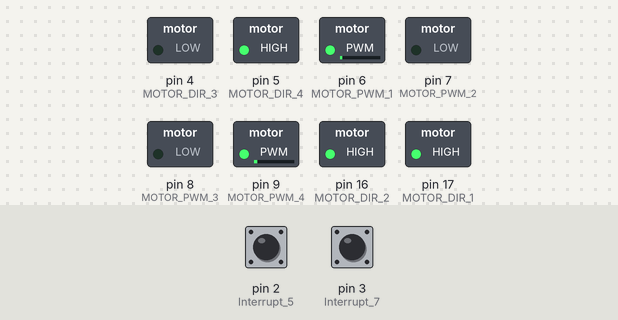
A sketch run on a simulated Arduino Uno, built with avr-gcc and run on an emulated ATmega328P. Shown: switched loads named in the sketch (green lamp = pin HIGH). The inputs (shaded band) are chosen by the test bench; at power-on: pin 2 (Interrupt_5) HIGH, pin 3 (Interrupt_7) HIGH. What the sketch prints to the serial monitor is not drawn.

Above: at 0.15 s.
At 2.08 s:
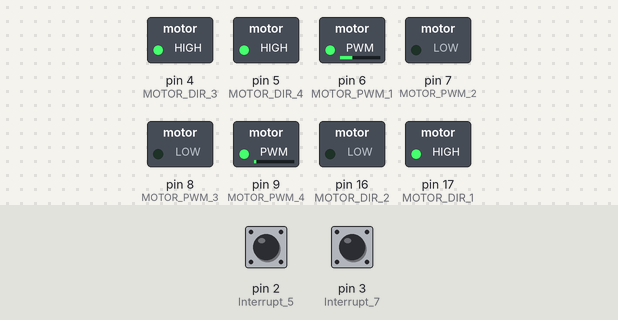
At 6.07 s:
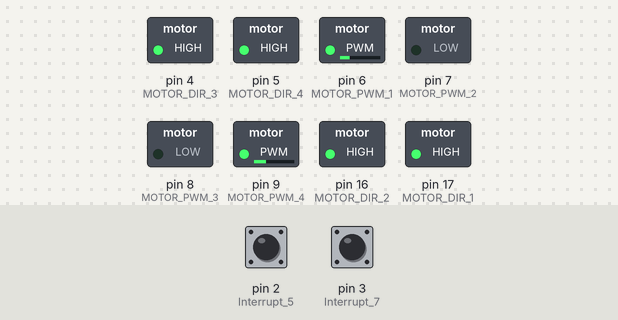
At 14.75 s:
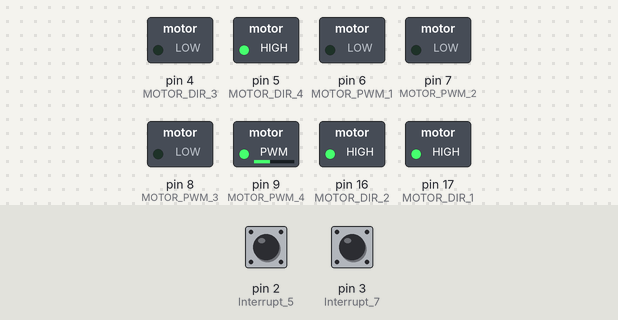
At 22.9 s:
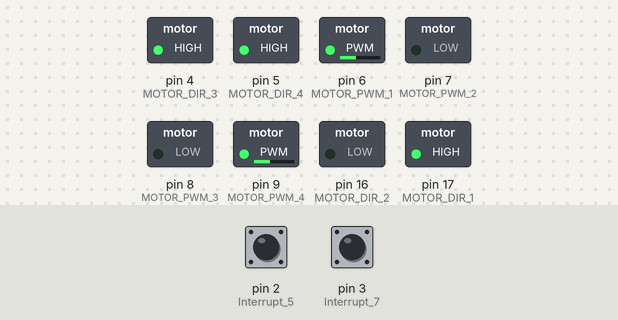
At 39.1 s:
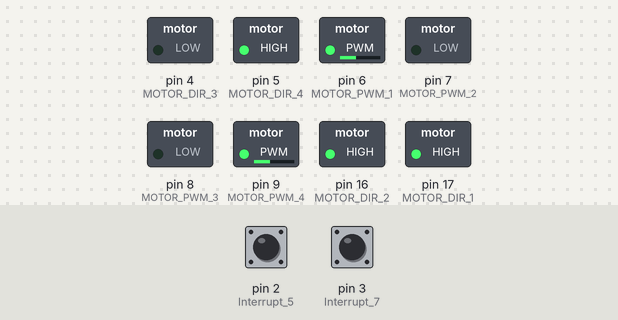
Timing chart, 0 to 40.0 s (numbered marks = the images above):
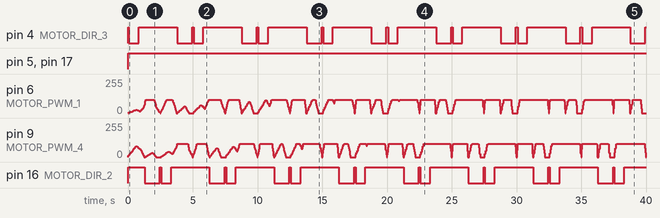

Measured:
- by itself, pin 4 (MOTOR_DIR_3): repeats every 5.0 s: LOW 0.76 s, HIGH 3.0 s, LOW 1.2 s, HIGH 0.11 s
- by itself, pin 5 (MOTOR_DIR_4), pin 17 (MOTOR_DIR_1): LOW → HIGH at 0.00 s
- by itself, pin 16 (MOTOR_DIR_2): repeats every 5.0 s: LOW 1.2 s, HIGH 0.11 s, LOW 0.76 s, HIGH 3.0 s

The sketch:

LastCode.ino
```cpp
#include <util/atomic.h> // For the ATOMIC_BLOCK macro
#include "INTERFACE.h"
#include "PathPlanning.h"

#define cyclelength 5000 //millis
int Position_MOTOR_1 = 0;
long T_prev_MOTOR_1 = 0;
float e_prev_MOTOR_1 = 0;
float e_integral_MOTOR_1 = 0;

int Position_MOTOR_2 = 0;
long T_prev_MOTOR_2 = 0;
float e_prev_MOTOR_2 = 0;
float e_integral_MOTOR_2 = 0;

int Position_MOTOR_3 = 0;
long T_prev_MOTOR_3 = 0;
float e_prev_MOTOR_3 = 0;
float e_integral_MOTOR_3 = 0;

int Position_MOTOR_4 = 0;
long T_prev_MOTOR_4 = 0;
float e_prev_MOTOR_4 = 0;
float e_integral_MOTOR_4 = 0;

volatile double temp_1, counter_1 = 0;
volatile double temp_2, counter_2 = 0;
volatile double temp_3, counter_3 = 0;
volatile double temp_4, counter_4 = 0;

/**** interface angles ****/

int SET_POINT_1 = 0;
int SET_POINT_2 = 0;
int SET_POINT_3 = 0;
int SET_POINT_4 = 0;
unsigned long startTime;


void setup() {
  MOTOR_INIT();
  // Encoder code
  Serial.begin(9600);

  Encoder_INIT();
  startTime=millis();
}

void loop() {
  CHECK_ENCODER(temp_1, counter_1);
  CHECK_ENCODER(temp_2, counter_2);
  CHECK_ENCODER(temp_3, counter_3);
  CHECK_ENCODER(temp_4, counter_4);

  // Read the position in an atomic block to avoid a potential
  // misread if the interrupt coincides with this code running

  ATOMIC_BLOCK(ATOMIC_RESTORESTATE) {
    temp_1 = counter_1;
  }
  ATOMIC_BLOCK(ATOMIC_RESTORESTATE) {
    temp_2 = counter_2;
  }
  ATOMIC_BLOCK(ATOMIC_RESTORESTATE) {
    temp_3 = counter_3;
  }
  ATOMIC_BLOCK(ATOMIC_RESTORESTATE) {
    temp_4 = counter_4;
  }
/*
  Serial.println(temp_1);
  Serial.println(temp_2);
  Serial.println(temp_3);
  Serial.println(temp_4);

*/

// Repeat the gait cycle every second
  float elapsedTime = ((millis() - startTime) % cyclelength); // Convert to seconds


   elapsedTime=float(2*(elapsedTime/cyclelength)) ;

  calculateTrajectory(elapsedTime);
  //Serial.println(elapsedTime);
  SET_POINT_1 = angles[1];//left knee   1
  SET_POINT_2 = angles[0];//left hip    0
  SET_POINT_3 = angles[2];//right hip   2
  SET_POINT_4 = angles[3];//right knee  3

  PID_ANGEL_MOTION(SET_POINT_1, counter_1, Position_MOTOR_1, T_prev_MOTOR_1, e_prev_MOTOR_1, e_integral_MOTOR_1, Kp_MOTOR_1, Ki_MOTOR_1, Kd_MOTOR_1, MOTOR_PWM_1, MOTOR_DIR_1, MAX_1);
  PID_ANGEL_MOTION(SET_POINT_2, counter_2, Position_MOTOR_2, T_prev_MOTOR_2, e_prev_MOTOR_2, e_integral_MOTOR_2, Kp_MOTOR_2, Ki_MOTOR_2, Kd_MOTOR_2, MOTOR_PWM_2, MOTOR_DIR_2,MAX_2 );
  PID_ANGEL_MOTION(SET_POINT_3, counter_3, Position_MOTOR_3, T_prev_MOTOR_3, e_prev_MOTOR_3, e_integral_MOTOR_3, Kp_MOTOR_3, Ki_MOTOR_3, Kd_MOTOR_3, MOTOR_PWM_3, MOTOR_DIR_3,MAX_3 );
  PID_ANGEL_MOTION(SET_POINT_4, counter_4, Position_MOTOR_4, T_prev_MOTOR_4, e_prev_MOTOR_4, e_integral_MOTOR_4, Kp_MOTOR_4, Ki_MOTOR_4, Kd_MOTOR_4, MOTOR_PWM_4, MOTOR_DIR_4,MAX_4 );

 // Serial.print(190);
 // Serial.print("  , ");
 // Serial.print(0);
   //Serial.print("  , ");
  Serial.print(" ");
  Serial.print(SET_POINT_1);
  Serial.print(" ");
 Serial.print(SET_POINT_2);
 //Serial.println();
  Serial.print(" ");
   Serial.print(SET_POINT_3);
  Serial.print(" ");
  Serial.print(SET_POINT_4);
 // Serial.println();
   Serial.print(" ");


  delay(10);
  // Calculate trajectory based on gait cycle

  }
```

ENCODER_FUNCTION.ino
```cpp
#include "INTERFACE.h"

/*
void ai0() {
  // ai0 is activated if DigitalPin nr 2 is going from LOW to HIGH
  // Check pin 3 to determine the direction
  if(digitalRead(Interrupt_1)==LOW) {
  counter_1++;
  }else{
  counter_1--;
  }
  }
  */

  void ai1() {
  // ai0 is activated if DigitalPin nr 3 is going from LOW to HIGH
  // Check with pin 2 to determine the direction
  //counter_1+=digitalRead(Interrupt_2)?-1:1;
  if(digitalRead(Interrupt_2)) {
  counter_1--;
  }else{
  counter_1++;
  }

  }
/*
  void ai2() {
  // ai0 is activated if DigitalPin nr 2 is going from LOW to HIGH
  // Check pin 3 to determine the direction
  if(digitalRead(Interrupt_3)==LOW) {
  counter_2++;
  }else{
  counter_2--;
  }
  }
  */

  void ai3() {
  // ai0 is activated if DigitalPin nr 3 is going from LOW to HIGH
  // Check with pin 2 to determine the direction
  if(digitalRead(Interrupt_4)==LOW) {
  counter_2--;
  }else{
  counter_2++;
  }
  }
/*
  void ai4() {
  // ai0 is activated if DigitalPin nr 2 is going from LOW to HIGH
  // Check pin 3 to determine the direction
  if(digitalRead(Interrupt_5)==LOW) {
  counter_3++;
  }else{
  counter_3--;
  }
  }
 */

  void ai5() {
  // ai0 is activated if DigitalPin nr 3 is going from LOW to HIGH
  // Check with pin 2 to determine the direction
  if(digitalRead(Interrupt_6)) {
  counter_3--;
  }else{
  counter_3++;
  }
  }
/*
  void ai6() {
  // ai0 is activated if DigitalPin nr 2 is going from LOW to HIGH
  // Check pin 3 to determine the direction
  if(digitalRead(Interrupt_7)==LOW) {
  counter_4++;
  }else{
  counter_4--;
  }
  }
*/
  void ai7() {
  // ai0 is activated if DigitalPin nr 3 is going from LOW to HIGH
  // Check with pin 2 to determine the direction
  if(digitalRead(Interrupt_8)==LOW) {
  counter_4--;
  }else{
  counter_4++;
  }
  }

  void CHECK_ENCODER( volatile double temp  ,  volatile double counter)
  {
    if( counter != temp )
      {
        // Serial.println (counter);
        temp = counter;
      }
  }

void Encoder_INIT(){
  pinMode(Interrupt_1, INPUT_PULLUP); // internal pullup input pin 2
  pinMode(Interrupt_2, INPUT_PULLUP); // internalเป็น pullup input pin 3

  pinMode(Interrupt_3, INPUT_PULLUP); // internal pullup input pin 2
  pinMode(Interrupt_4, INPUT_PULLUP); // internalเป็น pullup input pin 3

  pinMode(Interrupt_5, INPUT_PULLUP); // internal pullup input pin 4
  pinMode(Interrupt_6, INPUT_PULLUP); // internalเป็น pullup input pin 7

  pinMode(Interrupt_7, INPUT_PULLUP); // internal pullup input pin 4
  pinMode(Interrupt_8, INPUT_PULLUP); // internalเป็น pullup input pin 7

  //Setting up interrupt
  //A rising pulse from encodenren activated ai0(). AttachInterrupt 0 is DigitalPin nr 2 on moust Arduino.
 // attachInterrupt(0, ai0, RISING);
  //B rising pulse from encodenren activated ai1(). AttachInterrupt 1 is DigitalPin nr 3 on moust Arduino.
  attachInterrupt(digitalPinToInterrupt(Interrupt_1), ai1, RISING);
   //Setting up interrupt
  //A rising pulse from encodenren activated ai0(). AttachInterrupt 0 is DigitalPin nr 2 on moust Arduino.
 // attachInterrupt(0, ai2, RISING);
  //B rising pulse from encodenren activated ai1(). AttachInterrupt 1 is DigitalPin nr 3 on moust Arduino.
  attachInterrupt(digitalPinToInterrupt(Interrupt_3), ai3, RISING);
   //Setting up interrupt
  //A rising pulse from encodenren activated ai0(). AttachInterrupt 0 is DigitalPin nr 2 on moust Arduino.
 // attachInterrupt(0, ai4, RISING);
  //B rising pulse from encodenren activated ai1(). AttachInterrupt 1 is DigitalPin nr 3 on moust Arduino.
  attachInterrupt(digitalPinToInterrupt(Interrupt_5), ai5, RISING);
   //Setting up interrupt
  //A rising pulse from encodenren activated ai0(). AttachInterrupt 0 is DigitalPin nr 2 on moust Arduino.
 // attachInterrupt(0, ai6, RISING);
  //B rising pulse from encodenren activated ai1(). AttachInterrupt 1 is DigitalPin nr 3 on moust Arduino.
  attachInterrupt(digitalPinToInterrupt(Interrupt_7), ai7, RISING);


}
```

INTERFACE.h
```cpp
/*************** PINS **************/
//motor pins
//arduino 1
#define MOTOR_PWM_1 6
#define MOTOR_DIR_1 17
#define MOTOR_PWM_2 7
#define MOTOR_DIR_2 16

//arduino 2
#define MOTOR_PWM_3 8
#define MOTOR_DIR_3 4
#define MOTOR_PWM_4 9
#define MOTOR_DIR_4 5

//Encoder pins
//arduino 1
#define Interrupt_1 19      // knee left
#define Interrupt_2 10

#define Interrupt_3 18      // hip left
#define Interrupt_4 11

// arduino 2
#define Interrupt_5 2       // hip right
#define Interrupt_6 12

#define Interrupt_7 3       // knee right
#define Interrupt_8 13

/* Motor Direction Definitions */
#define RIGHT_DIR  1
#define LEFT_DIR  -1

//Motor Speeds
#define MOTOR_PWM_SPEED 200
#define STOP_MOTOR_SPEED 0

#define ANGLE_REQUIRED 30
// gear ratio of the motor shaft to the encoder shaft rotation  so when we calc the rotation of the shaft the encoder must be * 4.91
#define GEAR_RATIO  0.1   //  (11/50) suppose to be this

#define steady_Delay_D_2 1000
#define steady_Delay_D_1 700
#define speed_Delay 500


#define MAX_1 100
#define Kp_MOTOR_1  2 //15
#define Ki_MOTOR_1  0.8  //0
#define Kd_MOTOR_1  0.2  //1

#define MAX_2 100
#define Kp_MOTOR_2  2 //15
#define Ki_MOTOR_2  0.8  //0
#define Kd_MOTOR_2  0.2  //1

#define MAX_3 100
#define Kp_MOTOR_3  2 //15
#define Ki_MOTOR_3  0.8  //0
#define Kd_MOTOR_3  0.2 //1

#define MAX_4  100
#define Kp_MOTOR_4  2 //15
#define Ki_MOTOR_4  0.8  //0
#define Kd_MOTOR_4  0.2  //1


/*************** Constants ******************/
#define pi 3.1416


/*************** Motor Motion **************/

void STOP_MOTOR(int MOTOR_PWM, int MOTOR_DIR);
//void MOVE_MOTOR_LEFT_DIR();
//void MOVE_MOTOR_RIGHT_DIR();
```

MOTOR_FUNCTIONS.ino
```cpp
#include "INTERFACE.h"
/*
void MOVE_MOTOR_RIGHT_DIR()
{
  digitalWrite(MOTOR_DIR, RIGHT_DIR);
  analogWrite(MOTOR_PWM, MOTOR_PWM_SPEED); // control the speed
}

void MOVE_MOTOR_LEFT_DIR()
{
  digitalWrite(MOTOR_DIR, LEFT_DIR);
  analogWrite(MOTOR_PWM, MOTOR_PWM_SPEED); // control the speed
}
*/
void STOP_MOTOR(int MOTOR_PWM, int MOTOR_DIR)
{
  digitalWrite(MOTOR_DIR, LOW);
  analogWrite(MOTOR_PWM, STOP_MOTOR_SPEED); // control the speed
}

 void MOTOR_INIT(){
  // code motor
  pinMode(MOTOR_PWM_1, OUTPUT);
  pinMode(MOTOR_DIR_1, OUTPUT);
  pinMode(MOTOR_PWM_2, OUTPUT);
  pinMode(MOTOR_DIR_2, OUTPUT);
  pinMode(MOTOR_PWM_3, OUTPUT);
  pinMode(MOTOR_DIR_3, OUTPUT);
  pinMode(MOTOR_PWM_4, OUTPUT);
  pinMode(MOTOR_DIR_4, OUTPUT);

 }
```

PID_FUNCTIONS.ino
```cpp
#include "INTERFACE.h"
/*

//  setting the set point needed
 int SET_POINT=180;

  double VOLTAGE = double((MOTOR_PWM_SPEED*12.0)/255.0) ;
  double ANGEL = double(counter * 0.6 * GEAR_RATIO) ;

// time difference

long T_Current= micros();

float  delta_T= ((float)(T_Current-T_prev))/1.0e6;
T_prev=T_Current;


 Position = ANGEL;
// Read the position
  int pos = 0;
  noInterrupts(); // disable interrupts temporarily while reading
  pos = Position;
  interrupts(); // turn interrupts back on

// error   depend on ur connection , so u can change it
int error=  SET_POINT -Position;

// drivative
float  derivative= (error-e_prev)/(delta_T);

// integral
e_integral = e_integral + error * delta_T ;

// control signal
float CONTROL_SIGANL = float (Kp * error   +  Kd * derivative   + Ki * e_integral) ;

// motor power
float PWR = fabs(CONTROL_SIGANL);
if (PWR > 255 ){
  PWR =255 ;
}

/FT_DIR ;
}/ motor direction
int direction = RIGHT_DIR ;
if (CONTROL_SIGANL < 0){
  direction = LE

// send signal to motor
setMotor(direction,PWR,MOTOR_PWM,MOTOR_DIR);

e_prev = error;

if ( Position == (SET_POINT))
{STOP_MOTOR();}
else if(Position == (SET_POINT)+1)
{STOP_MOTOR();}


  Serial.print(190);
  Serial.print("  , ");
  Serial.print(0);
   Serial.print("  , ");

  Serial.print(SET_POINT);
  Serial.print(" ");
  Serial.print(pos);
  Serial.println();

*/


void PID_ANGEL_MOTION(int SET_POINT,volatile double counter,int Position_MOTOR ,long T_prev_MOTOR ,float e_prev_MOTOR ,float e_integral_MOTOR, float Kp , float Ki , float Kd, int MOTOR_PWM , int MOTOR_DIR,int PWM_MAX){

 double VOLTAGE = double((MOTOR_PWM_SPEED*12.0)/255.0) ;
  double ANGEL = double(counter * 1.56 * GEAR_RATIO) ;

  // time difference
  long T_Current= micros();
  float  delta_T= ((float)(T_Current-T_prev_MOTOR))/1.0e6;
  T_prev_MOTOR=T_Current;

  Position_MOTOR = ANGEL;
// Read the Position_MOTOR
  int pos = 0;
  noInterrupts(); // disable interrupts temporarily while reading
  pos = Position_MOTOR;
  interrupts(); // turn interrupts back on

  // error depend on ur connection , so u can change it
  int error=  SET_POINT -Position_MOTOR;

  // drivative
  float  derivative= (error-e_prev_MOTOR)/(delta_T);

  // integral
  e_integral_MOTOR = e_integral_MOTOR + error * delta_T ;

  // control signal
  float CONTROL_SIGANL = float (Kp * error   +  Kd * derivative   + Ki * e_integral_MOTOR) ;

  // motor power
  float PWR = fabs(CONTROL_SIGANL);
  if (PWR > PWM_MAX ){
    PWR =PWM_MAX ;
  }

  // motor direction
  int direction = RIGHT_DIR ;
  if (CONTROL_SIGANL < 0){
    direction = LEFT_DIR ;
  }

  // send signal to motor
  setMotor(direction,PWR,MOTOR_PWM,MOTOR_DIR);

  e_prev_MOTOR = error;
/*
  if ( Position_MOTOR == (SET_POINT))
  {STOP_MOTOR( MOTOR_PWM,  MOTOR_DIR);}
  else if(Position_MOTOR == (SET_POINT)+1)
  {STOP_MOTOR(MOTOR_PWM, MOTOR_DIR);}
*/
/*
  Serial.print(190);
  Serial.print("  , ");
  Serial.print(0);
   Serial.print("  , ");
*/
 // Serial.print(SET_POINT);
 // Serial.print(" ");

  Serial.print(pos);
  Serial.println();
}

void setMotor(int dir, int pwmVal, int pwm, int in1){
  analogWrite(pwm,pwmVal);
  if(dir == 1){
    digitalWrite(in1,HIGH);  //Right Dir

  }
  else if(dir == -1){
    digitalWrite(in1,LOW); //Right Dir

  }
  else{
    digitalWrite(in1,LOW);
   analogWrite(pwm,0);
  }
}
```

PathPlanning.h
```cpp
#ifndef PATHPLANNING_H
#define PATHPLANNING_H

struct GaitPoint {
  float time;
  float leftHipAngle;
  float leftKneeAngle;
  float rightHipAngle;
  float rightKneeAngle;
};


GaitPoint gaitCycle[] = {
  // Step 1 (Left leg)
  {0.0, 0.0, 0.0, 0.0, 0.0},    // Initial position (heel strike of left foot)
  {0.125, 15.0, 5.0, -5.0, 15.0}, // Loading response (foot flat)
  {0.25, 25.0, 10.0, -10.0, 30.0}, // Mid-stance
  {0.375, 20.0, 5.0, 5.0, 20.0},  // Terminal stance (heel off)
  {0.5, 0.0, 15.0, 20.0, 0.0},   // Pre-swing (toe off)
  {0.625, -15.0, 60.0, 10.0, 5.0}, // Initial swing
  {0.75, -25.0, 40.0, 15.0, 10.0}, // Mid-swing
  {0.875, -5.0, 10.0, 5.0, 0.0},  // Terminal swing (preparation for heel strike)
  {1.0, 0.0, 0.0, 0.0, 0.0},    // Heel strike of the right foot (end of first step)

  // Step 2 (Right leg)
  {1.125, -5.0, 15.0, 15.0, 5.0}, // Loading response (foot flat)
  {1.25, -10.0, 30.0, 25.0, 10.0}, // Mid-stance
  {1.375, 5.0, 20.0, 20.0, 5.0},  // Terminal stance (heel off)
  {1.5, 20.0, 0.0, 0.0, 15.0},   // Pre-swing (toe off)
  {1.625, 10.0, 5.0, -15.0, 60.0}, // Initial swing
  {1.75, 15.0, 10.0, -25.0, 40.0}, // Mid-swing
  {1.875, 5.0, 0.0, -5.0, 10.0},  // Terminal swing (preparation for heel strike)
  {2.0, 0.0, 0.0, 0.0, 0.0}      // Heel strike of the left foot (end of second step)
};


const int numPoints = sizeof(gaitCycle) / sizeof(GaitPoint);

float interpolate(float t, float t0, float t1, float x0, float x1) {
  return  (x0 + (x1 - x0) * (float)((t - t0) / (t1 - t0)));
}
float angles[]={0,0,0,0};
void calculateTrajectory(float t) {
  for (int i = 0; i < numPoints - 1; i++) {
    if (t >= gaitCycle[i].time && t <= gaitCycle[i+1].time) {
      angles[0] = interpolate(t, gaitCycle[i].time, gaitCycle[i+1].time, gaitCycle[i].leftHipAngle, gaitCycle[i+1].leftHipAngle);
      angles[1] = interpolate(t, gaitCycle[i].time, gaitCycle[i+1].time, gaitCycle[i].leftKneeAngle, gaitCycle[i+1].leftKneeAngle);
      angles[2] = interpolate(t, gaitCycle[i].time, gaitCycle[i+1].time, gaitCycle[i].rightHipAngle, gaitCycle[i+1].rightHipAngle);
      angles[3] = interpolate(t, gaitCycle[i].time, gaitCycle[i+1].time, gaitCycle[i].rightKneeAngle, gaitCycle[i+1].rightKneeAngle);
      return;
    }
  }
}

#endif
```
